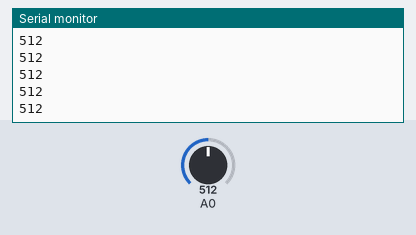
Simulated run of this sketch. Board: ESP8266 (NodeMCU). Shown: the last lines printed to the serial monitor. Inputs (shaded band) come from the test bench; at power-on: A0 = 512.

Above: at 1.2 s.
1.3 s: A0 set to 716
At 2.1 s:
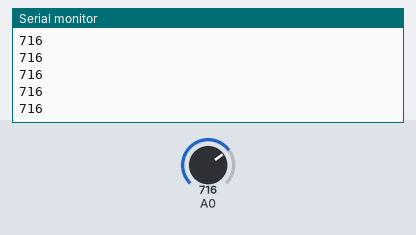
2.8 s: A0 set to 900
At 3.9 s:
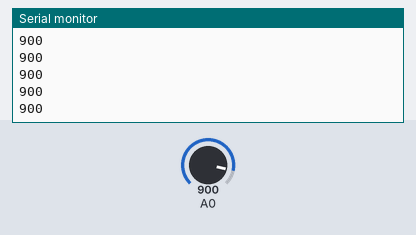
Timing chart, 0 to 5.8 s (numbered marks = the images above; inputs shaded):
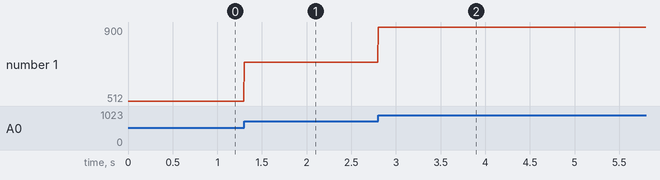

Measured:
- after the input at 1.3 s, the serial monitor: prints a new line at once (image 1)
- after the input at 2.8 s, the serial monitor: prints a new line at once (image 2)
- plotted number 1: 512 → 716 after the input at 1.3 s, 716 → 900 after the input at 2.8 s

The sketch:

6LDRweb.ino
```cpp
#include <ESP8266WiFi.h>
#include <ESP8266WebServer.h>

const char* ssid = "Hotspot";
const char* password = "";

String data = "";
int sensor_value = 0;
String page = "";

ESP8266WebServer server(80);

void setup() {
  pinMode(A0,INPUT);
  Serial.begin(9600);
  WiFi.softAP(ssid, password);
  IPAddress apIP = WiFi.softAPIP(); // Get IP address of the AP
  Serial.print("AP IP address: ");
  Serial.println(apIP);

  server.on("/", []() {
    page = "</div>"; // End of button alignment container
    page += "<div id='data-container' 'text-align: center'><h1>Data: " + String(data) + "</h1></div>"; // Data container

    page += "<script>setTimeout(function() { location.reload(); }, 1500);</script>"; // Reload page

    server.send(200, "text/html", page);
  });

  server.begin();
  Serial.println("Web server started!");
}

void loop() {
  sensor_value = analogRead(A0);
  Serial.println(sensor_value);
  if (sensor_value > 900)
    data = "night";
  if (sensor_value <900)
    data = "day";

  server.handleClient();


}
```
